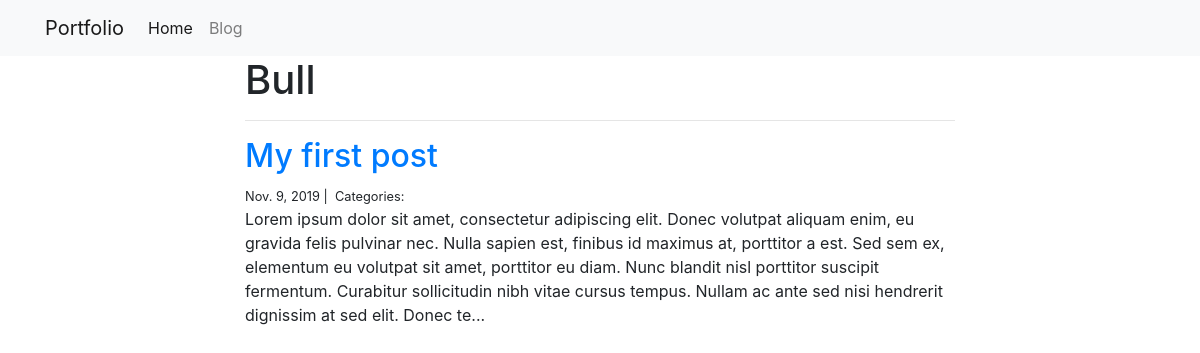
The page /blogs/Bull/ on the database its author committed.
### blogs/models.py (models this page shows)
class Category(models.Model):
    name = models.CharField(max_length = 20)

class Post(models.Model):
    title = models.CharField(max_length = 255)
    body = models.TextField()
    created_on = models.DateTimeField(auto_now_add = True)
    last_modified = models.DateTimeField(auto_now = True)
    categories = models.ManyToManyField('category', related_name = 'posts')

### blogs/views.py (the view)
# urls.py: path('<category>/', views.blog_category, name = 'blog_category')
def blog_category(request, category):
    posts = Post.objects.filter(categories__name__contains = category).order_by('-created_on')
    context = {
        'category': category,
        'posts': posts
    }
    return render(request, 'blog_category.html', context)

### personal_portfolio/templates/blog_category.html (shortened to what this page needs)
{% extends 'base.html' %}
{% block page_content %}
<div class="col-md-8 offset-md-2">
    <h1>{{ category | title }}</h1>
    <hr>
    {% for post in posts %}
    <h2><a href="{% url 'blog_detail' post.pk %}">{{ post.title }}</a></h2>
    <small>
        {{ post.created_on.date }} |&nbsp;
        Categories:&nbsp;
    </small>
    <p>{{ post.body | slice:":400" }}...</p>
    {% endfor %}
</div>
{% endblock %}

### rows shown on the page
Category: name "Bull"
Post: title "My first post", created_on "Nov. 9, 2019", body "Lorem ipsum dolor sit amet, consectetur adipiscing elit. Donec volutpat aliquam enim, eu gravida felis pulvinar nec. Nulla sapien est, finibus id maximus at, porttitor a est. Sed sem ex, elementum eu volutpat sit amet, porttitor eu diam. Nunc blandit nisl porttitor suscipit fermentum. Curabitur sollicitudin nibh vitae cursus tempus. Nullam ac ante sed nisi hendrerit dignissim at sed elit. Donec te"
